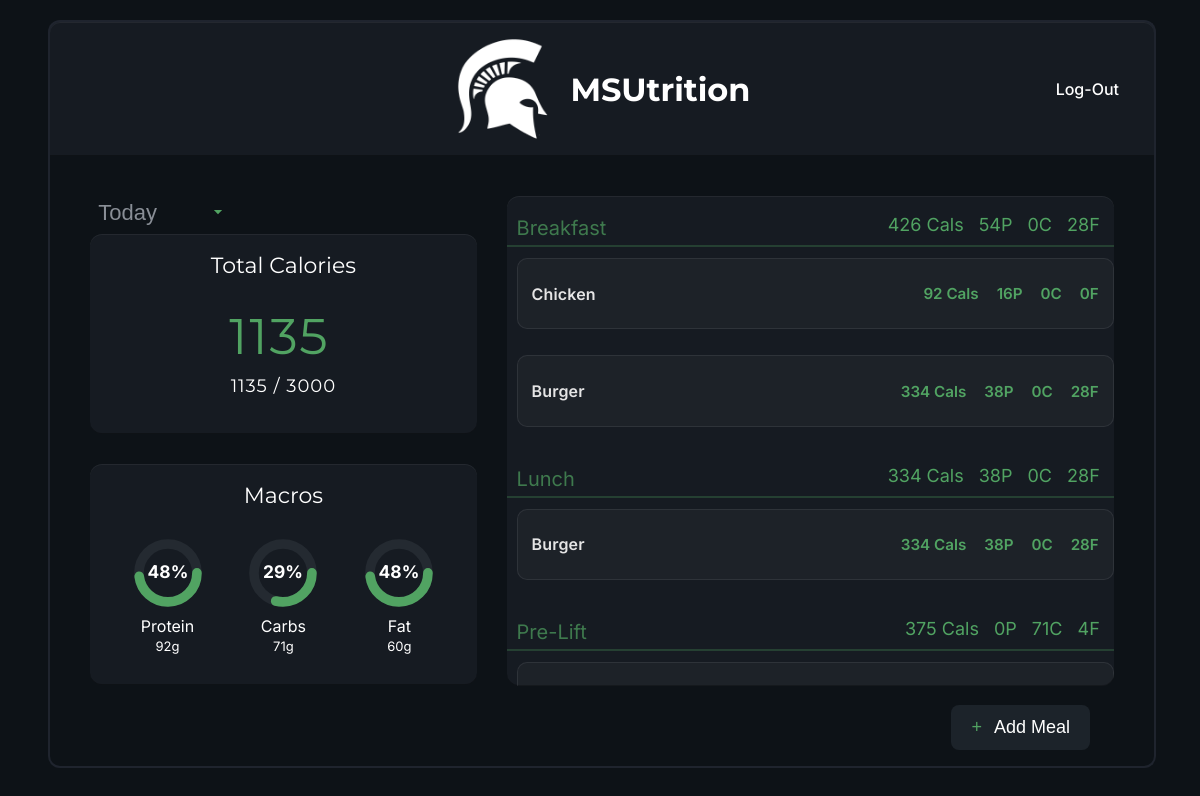
The app's page / (signed in) with its own data.
### msuTracking/models.py (models this page shows)
class Meal(models.Model):
    user = models.ForeignKey(User, on_delete=models.CASCADE, related_name='meals', default=1)
    date = models.ForeignKey(Day, on_delete=models.CASCADE, related_name="meals")
    meal_name = models.CharField(max_length=64)

class FoodData(models.Model):
    meal = models.ForeignKey(Meal, on_delete=models.CASCADE, related_name="item", default=1)
    food_name = models.CharField(max_length=64)
    calories = models.IntegerField()
    protein = models.IntegerField()
    carbs = models.IntegerField()
    fat = models.IntegerField()

### msuTracking/views.py (the view, shortened to what this page needs)
# urls.py: path("", views.index, name="index"),
@login_required
def index(request):
    if request.GET.get("date"):
        selected_date = request.GET.get("date")
    else:
        selected_date = datetime.date.today().strftime("%Y-%m-%d")
    try:
        day = Day.objects.get(date=selected_date, user=request.user)
        meals = (
            day.meals.all()
            .prefetch_related("item")
            .annotate(
                order=Case(
                    When(meal_name="Breakfast", then=Value(1)),
                    When(meal_name="Lunch", then=Value(2)),
                    When(meal_name="Pre-Lift", then=Value(3)),
                    When(meal_name="Dinner", then=Value(4)),
                    default=Value(5),
                    output_field=IntegerField(),
                )
            )
            .order_by("order")
        )
    except Day.DoesNotExist:
        day = Day(date=selected_date, user=request.user)
        day.save()
        meals = (
            day.meals.all()
            .prefetch_related("item")
            .annotate(
                order=Case(
                    When(meal_name="Breakfast", then=Value(1)),
                    When(meal_name="Lunch", then=Value(2)),
                    When(meal_name="Pre-Lift", then=Value(3)),
                    When(meal_name="Dinner", then=Value(4)),
                    default=Value(5),
                    output_field=IntegerField(),
                )
            )
            .order_by("order")
        )
    included_dates = Day.objects.values_list('date', flat=True)
    print(included_dates)
    dates = set([d.strftime("%Y-%m-%d") for d in included_dates])
    meal_totals = dict()
    for meal in meals:
        total_calories, total_protein, total_carbs, total_fat = 0, 0, 0, 0
        for item in meal.item.all():
            total_calories += item.calories
            total_protein += item.protein
            total_carbs += item.carbs
            total_fat += item.fat
        meal_totals[meal.meal_name] = [total_calories, total_protein, total_carbs, total_fat]
    total_calories, total_protein, total_carbs, total_fat = 0, 0, 0, 0
    if meal_totals:
        for meal, totals in meal_totals.items():
            total_calories += totals[0]
            total_protein += totals[1]
            total_carbs += totals[2]
            total_fat += totals[3]
    return render(request, "msuTracking/index.html", {
        "foodInfo": get_foods().items(),
        "meals": meals,
        "dates": dates,
        "todaysDate": datetime.date.today().strftime("%Y-%m-%d"),
        "day": selected_date,
        "totals": meal_totals,
        "total_calories": total_calories,
        "total_protein": total_protein,
        "total_carbs": total_carbs,
        "total_fat": total_fat,
    })

### foodData.py (called while the page is built)
def get_foods():
    return foods

### msuTracking/templates/msuTracking/index.html (shortened to what this page needs)
{% extends 'msuTracking/layout.html' %}
{% load static %}
{% block body %}
    <div id="page">
        <div class="pageTitle">
            <div class="logo-title">
                <img id="spartanLogo" src="{% static 'msuTracking/msuWhite1.png' %}" alt="msuLogo">
                <h1 id="title">MSUtrition</h1>
            </div>
            <div class="links">
                <a href="{% url 'logout' %}">Log-Out</a>
            </div>
        </div>
        <div class="bodyContainer">
            <div class="vertical">
                <form class="day" action="{% url 'index' %}" method="get">
                    <select id="date" name="date" onchange="this.form.submit()">
                        {% if day == todaysDate %}
                        <option selected value="{{ todaysDate }}">Today</option>
                        {% else %}
                        <option selected>{{ day }}</option>
                        {% endif %}
                    </select>
                </form>
                <div id="calorie-container">
                    <h2 class="title">Total Calories</h2>
                    <div class="calorie-ratio">
                        <h1 class="calories"><strong class="color">{{ total_calories }}</strong></h1>
                        <h2 class="ratio">{{ total_calories }} / 3000</h2>
                    </div>
                </div>
                <div id="macro-container">
                    <h2 class="title macro-title">Macros</h2>
                    <div class="progress-container">
                        <div class="progress">
                            <svg class="circle" viewBox="0 0 120 120">
                                <circle class="circle-background" cx="60"
                                cy="60" r="30"/>
                                <circle class="circle-progress" id="protein" cx="60"
                                cy="60" r="30"/>
                                <text class="percentage" id="proteinPercentage" x="50%" y="50%"
                                 text-anchor="middle"dominant-baseline="middle">
                                 0%</text>
                            </svg>
                            <div class="macro-info">
                                <span class="macro-name">Protein</span>
                                <span class="grams" id="proteinG" >{{ total_protein }}g</span>
                            </div>
                        </div>
                        <div class="progress">
                            <svg class="circle" viewBox="0 0 120 120">
                                <circle class="circle-background" cx="60"
                                cy="60" r="30"/>
                                <circle class="circle-progress" id="carbs" cx="60"
                                cy="60" r="30"/>
                                <text class="percentage" id="carbPercentage" x="50%" y="50%"
                                 text-anchor="middle"dominant-baseline="middle">
                                 0%</text>
                            </svg>
                            <div class="macro-info">
                                <span class="macro-name">Carbs</span>
                                <span class="grams" id="carbsG">{{ total_carbs }}g</span>
                            </div>
                        </div>
                        <div class="progress">
                            <svg class="circle" viewBox="0 0 120 120">
                                <circle class="circle-background" cx="60"
                                cy="60" r="30"/>
                                <circle class="circle-progress" id="fat" cx="60"
                                cy="60" r="30"/>
                                <text class="percentage" id="fatPercentage" x="50%" y="50%"
                                 text-anchor="middle"dominant-baseline="middle">
                                 0%</text>
                            </svg>
                            <div class="macro-info">
                                <span class="macro-name">Fat</span>
                                <span class="grams" id="fatG">{{ total_fat }}g</span>
                            </div>
                        </div>
                    </div>
                </div>
            </div>
            <div id="meal-container">
                {% for meal in meals %}
                        <div class="meal-info">
                            <p class="meal-name">{{ meal.meal_name }}</p>
                            <div class="totals">
                                {% for name, total in totals.items %}
                                    {% if name == meal.meal_name %}
                                        <p class="total">{{ total.0 }} Cals</p>
                                        <p class="total">{{ total.1 }}P</p>
                                        <p class="total">{{ total.2 }}C</p>
                                        <p class="total">{{ total.3 }}F</p>
                                    {% endif %}
                                {% endfor %}
                            </div>
                        </div>
                        <hr style="margin-bottom: 20px;">
                        <div class="meal">
                            {% for item in meal.item.all %}
                            <a class="del" href="{% url 'delete' item.id %}">
                                <div class="meal-item">
                                    <p class="food-name">{{ item.food_name }}</p>
                                    <div class="stats">
                                        <p class="stat">{{ item.calories }} Cals</p>
                                        <p class="stat">{{ item.protein }}P</p>
                                        <p class="stat">{{ item.carbs }}C</p>
                                        <p class="stat">{{ item.fat }}F</p>
                                    </div>
                                </div>
                                </a>
                                    <br>
                                {% empty %}
                                    <p class="empty-placeholder">No Foods</p>
                            {% endfor %}
                        </div>
                {% endfor %}
            </div>
                <button id="addMealBtn" onclick="modalOpen()"><strong class="color">+</strong> Add Meal</button>
        </div>
    </div>
{% endblock %}

### msuTracking/templates/msuTracking/layout.html
{% load static %}
<!DOCTYPE html>
<html>
    <head>
            <link rel="stylesheet" href="{% static 'msuTracking/styles.css' %}">
    </head>
    <body>
        {% block body %}
        {% endblock %}
    </body>
</html>

### records on screen
Meal: meal_name "Breakfast", total "426", total "54", total "0", total "28"
FoodData: food_name "Chicken", calories "92", protein "16", carbs "0", fat "0"
FoodData: food_name "Burger", calories "334", protein "38", carbs "0", fat "28"
Meal: meal_name "Lunch", total "334", total "38", total "0", total "28"
FoodData: food_name "Burger", calories "334", protein "38", carbs "0", fat "28"
Meal: meal_name "Pre-Lift", total "375", total "0", total "71", total "4"

### other values on screen
{{ total_calories }} "1135"
{{ total_protein }} "92"
{{ total_carbs }} "71"
{{ total_fat }} "60"
